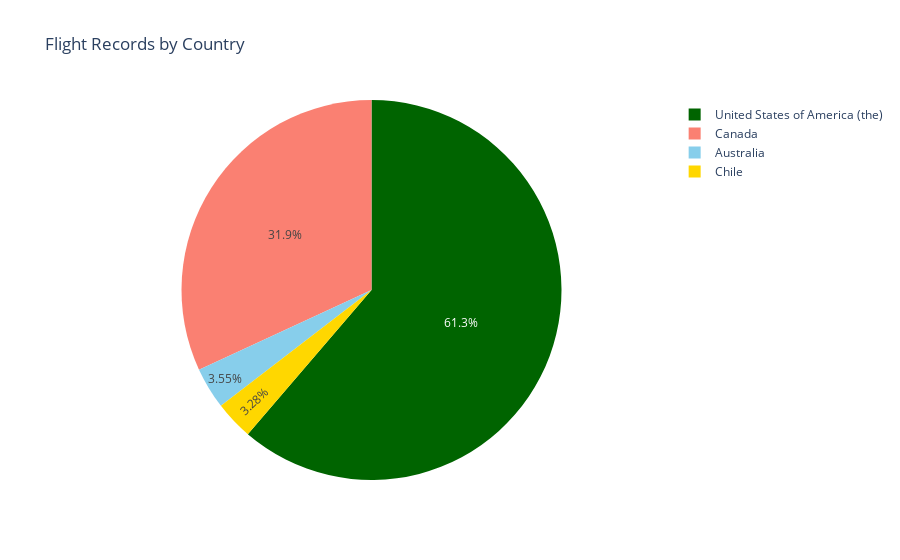

Notebook code for this chart:
### Code cell
import plotly.express as px

# Assuming you have country_records as a pandas Series containing the data

# Define the colors you want to use for the pie chart
colors = ['darkgreen', 'salmon', 'skyblue', 'gold', 'mediumorchid', 'tomato']

# Create the pie chart
country_piechart = px.pie(country_records, 
                          values=country_records, 
                          names=country_records.index, 
                          title="Flight Records by Country",
                          color_discrete_sequence=colors)

# Show the pie chart
country_piechart.show()

### Figure 1 — Plotly figure (JSON) as saved in the notebook; plotly's stock layout.template omitted (floating-point values rounded to 4 significant figures)
{"data": [{"domain": {"x": [0, 1], "y": [0, 1]}, "hovertemplate": "index=%{label}<br>value=%{value}<extra></extra>", "labels": ["United States of America (the)", "Canada", "Australia", "Chile"], "legendgroup": "", "name": "", "showlegend": true, "type": "pie", "values": [4441, 2311, 257, 238]}], "layout": {"legend": {"tracegroupgap": 0}, "piecolorway": ["darkgreen", "salmon", "skyblue", "gold", "mediumorchid", "tomato"], "title": {"text": "Flight Records by Country"}}}
